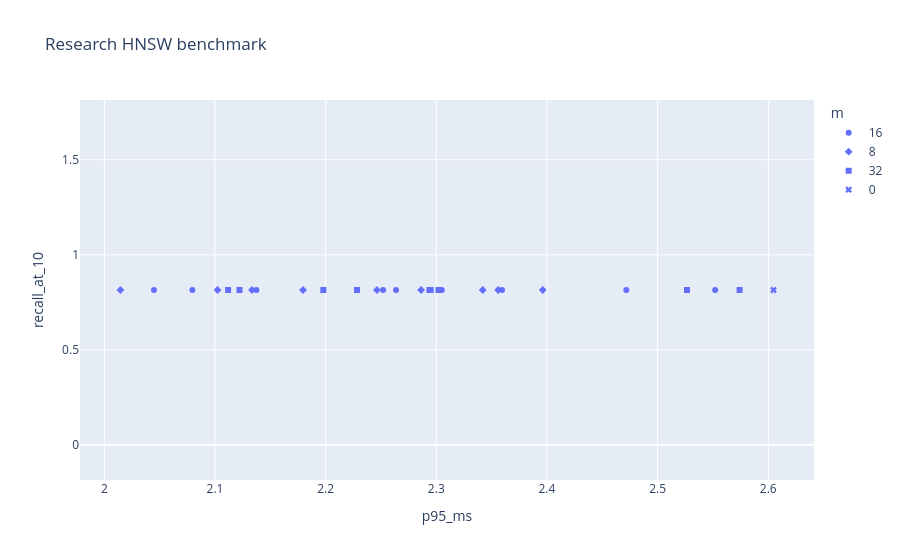

The notebook cell saved with this chart:
### Code cell
hnsw_benchmark_df = (
    summarize_benchmark(hnsw_eval_runs_df)
    .merge(
        pd.DataFrame.from_dict(hnsw_settings, orient="index").rename_axis("setting").reset_index(),
        on="setting",
        validate="one_to_one",
    )
    .merge(hnsw_build_df, on=["m", "ef_construct"], validate="many_to_one")
)
remember_result("hnsw_summary", hnsw_benchmark_df)
display(rank_configurations(hnsw_benchmark_df))
px.scatter(
    hnsw_benchmark_df,
    x="p95_ms",
    y="recall_at_10",
    symbol="m",
    hover_data=["hnsw_ef", "ef_construct", "mrr", "p50_ms", "readiness_seconds"],
    title="Research HNSW benchmark",
).show()

### Figure 1 — Plotly figure (JSON) as saved in the notebook; plotly's stock layout.template omitted (floating-point values rounded to 4 significant figures)
{"data": [{"customdata": [[256.0, 100.0, 0.5991, 1.746, 1.424], [64.0, 100.0, 0.5991, 1.524, 1.424], [128.0, 200.0, 0.5991, 1.64, 1.426], [256.0, 400.0, 0.5991, 1.786, 1.5], [128.0, 400.0, 0.5991, 1.664, 1.5], [64.0, 200.0, 0.5991, 1.573, 1.426], [64.0, 400.0, 0.5991, 1.567, 1.5], [256.0, 200.0, 0.5991, 1.775, 1.426], [128.0, 100.0, 0.5991, 1.605, 1.424]], "hovertemplate": "m=16<br>p95_ms=%{x}<br>recall_at_10=%{y}<br>hnsw_ef=%{customdata[0]}<br>ef_construct=%{customdata[1]}<br>mrr=%{customdata[2]}<br>p50_ms=%{customdata[3]}<br>readiness_seconds=%{customdata[4]}<extra></extra>", "legendgroup": "16", "marker": {"color": "#636efa", "symbol": "circle"}, "mode": "markers", "name": "16", "orientation": "v", "showlegend": true, "type": "scatter", "x": [2.359, 2.08, 2.264, 2.552, 2.305, 2.137, 2.045, 2.472, 2.252], "xaxis": "x", "y": [0.8148, 0.8148, 0.8148, 0.8148, 0.8148, 0.8148, 0.8148, 0.8148, 0.8148], "yaxis": "y"}, {"customdata": [[64.0, 400.0, 0.5991, 1.515, 1.624], [64.0, 200.0, 0.5991, 1.518, 1.423], [256.0, 400.0, 0.5991, 1.728, 1.624], [256.0, 100.0, 0.5991, 1.669, 1.22], [128.0, 100.0, 0.5991, 1.577, 1.22], [128.0, 400.0, 0.5991, 1.626, 1.624], [128.0, 200.0, 0.5991, 1.612, 1.423], [256.0, 200.0, 0.5991, 1.732, 1.423], [64.0, 100.0, 0.5991, 1.515, 1.22]], "hovertemplate": "m=8<br>p95_ms=%{x}<br>recall_at_10=%{y}<br>hnsw_ef=%{customdata[0]}<br>ef_construct=%{customdata[1]}<br>mrr=%{customdata[2]}<br>p50_ms=%{customdata[3]}<br>readiness_seconds=%{customdata[4]}<extra></extra>", "legendgroup": "8", "marker": {"color": "#636efa", "symbol": "diamond"}, "mode": "markers", "name": "8", "orientation": "v", "showlegend": true, "type": "scatter", "x": [2.102, 2.015, 2.342, 2.396, 2.133, 2.286, 2.246, 2.356, 2.18], "xaxis": "x", "y": [0.8148, 0.8148, 0.8148, 0.8148, 0.8148, 0.8148, 0.8148, 0.8148, 0.8148], "yaxis": "y"}, {"customdata": [[128.0, 100.0, 0.5991, 1.643, 1.471], [64.0, 100.0, 0.5991, 1.536, 1.471], [128.0, 200.0, 0.5991, 1.648, 1.483], [64.0, 400.0, 0.5991, 1.573, 1.423], [64.0, 200.0, 0.5991, 1.569, 1.483], [256.0, 100.0, 0.5991, 1.752, 1.471], [128.0, 400.0, 0.5991, 1.66, 1.423], [256.0, 200.0, 0.5991, 1.78, 1.483], [256.0, 400.0, 0.5991, 1.79, 1.423]], "hovertemplate": "m=32<br>p95_ms=%{x}<br>recall_at_10=%{y}<br>hnsw_ef=%{customdata[0]}<br>ef_construct=%{customdata[1]}<br>mrr=%{customdata[2]}<br>p50_ms=%{customdata[3]}<br>readiness_seconds=%{customdata[4]}<extra></extra>", "legendgroup": "32", "marker": {"color": "#636efa", "symbol": "square"}, "mode": "markers", "name": "32", "orientation": "v", "showlegend": true, "type": "scatter", "x": [2.302, 2.112, 2.198, 2.122, 2.228, 2.294, 2.295, 2.527, 2.574], "xaxis": "x", "y": [0.8148, 0.8148, 0.8148, 0.8148, 0.8148, 0.8148, 0.8148, 0.8148, 0.8148], "yaxis": "y"}, {"customdata": [[0.0, 100.0, 0.5991, 1.793, 1.22]], "hovertemplate": "m=0<br>p95_ms=%{x}<br>recall_at_10=%{y}<br>hnsw_ef=%{customdata[0]}<br>ef_construct=%{customdata[1]}<br>mrr=%{customdata[2]}<br>p50_ms=%{customdata[3]}<br>readiness_seconds=%{customdata[4]}<extra></extra>", "legendgroup": "0", "marker": {"color": "#636efa", "symbol": "x"}, "mode": "markers", "name": "0", "orientation": "v", "showlegend": true, "type": "scatter", "x": [2.605], "xaxis": "x", "y": [0.8148], "yaxis": "y"}], "layout": {"legend": {"title": {"text": "m"}, "tracegroupgap": 0}, "title": {"text": "Research HNSW benchmark"}, "xaxis": {"anchor": "y", "domain": [0, 1], "title": {"text": "p95_ms"}}, "yaxis": {"anchor": "x", "domain": [0, 1], "title": {"text": "recall_at_10"}}}}
